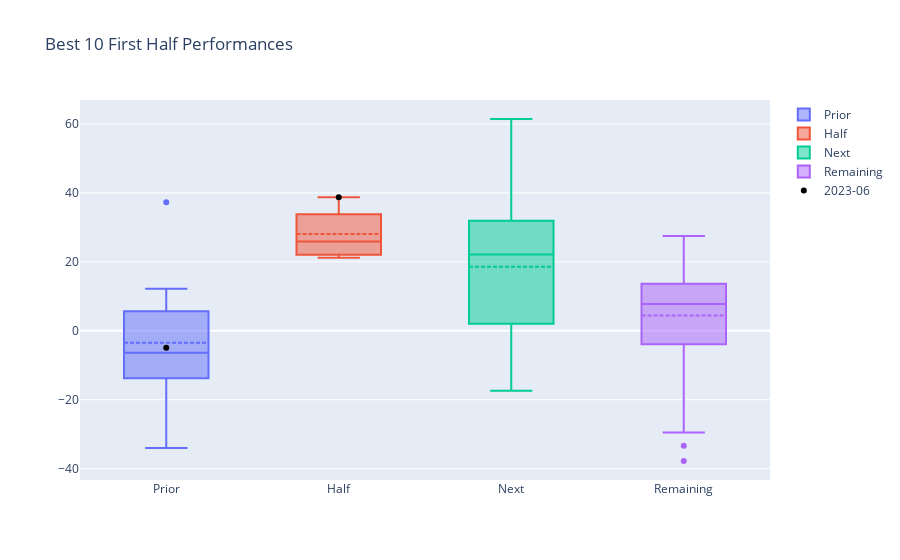

Notebook source saved alongside this figure:
### Code cell
fig=go.Figure()
for col in halves_use.columns:
    fig.add_trace(go.Box(name=col,y=halves_use[col].dropna()*100,boxmean=True))
fig.add_trace(go.Box(name='Remaining',y=halves_rest['Close']*100,boxmean=True))
fig.add_trace(go.Scatter(name='2023-06',marker=dict(color='black'),mode='markers',x=halves_use.columns,y=halves_use.loc['2023-06'].values[0]*100))
fig.update_layout(title='Best 10 First Half Performances')
fig.show()

### Figure 1 — Plotly figure (JSON) as saved in the notebook; plotly's stock layout.template omitted (floating-point values rounded to 4 significant figures)
{"data": [{"boxmean": true, "name": "Prior", "type": "box", "y": [-10.1, -34.05, -6.376, 37.29, -15.91, 12.2, -13.04, 3.503, -4.902]}, {"boxmean": true, "name": "Half", "type": "box", "y": [21.19, 21.92, 22.08, 22.92, 25.1, 26.76, 33.09, 33.83, 34.97, 38.75]}, {"boxmean": true, "name": "Next", "type": "box", "y": [13.84, 25.93, 22.15, -13.04, 61.44, 30.16, 7.1, -17.43, 37.29]}, {"boxmean": true, "name": "Remaining", "type": "box", "y": [20.98, -6.145, 15.32, 9.409, 6.534, -8.954, 19.57, 1.649, 8.783, -9.536, 17.54, 21.27, 16.55, 1.509, -37.78, -21.84, -13.83, -33.33, 3.319, 6.889, -7.871, 10.16, -4.253, 11.53, 10.09, 7.798, -11.89, -6.513, 27.53, 4.834, -2.032, 14.83, 1.728, 9.345, 23.45, 7.168, 10.05, 3.788, 4.469, -3.822, 10.09, 16.11, 13.27, 10.07, 16.3, 26.89, 12.93, 12.13, -29.51]}, {"marker": {"color": "black"}, "mode": "markers", "name": "2023-06", "type": "scatter", "x": ["Prior", "Half", "Next"], "y": [-4.902, 38.75, null]}], "layout": {"title": {"text": "Best 10 First Half Performances"}}}
